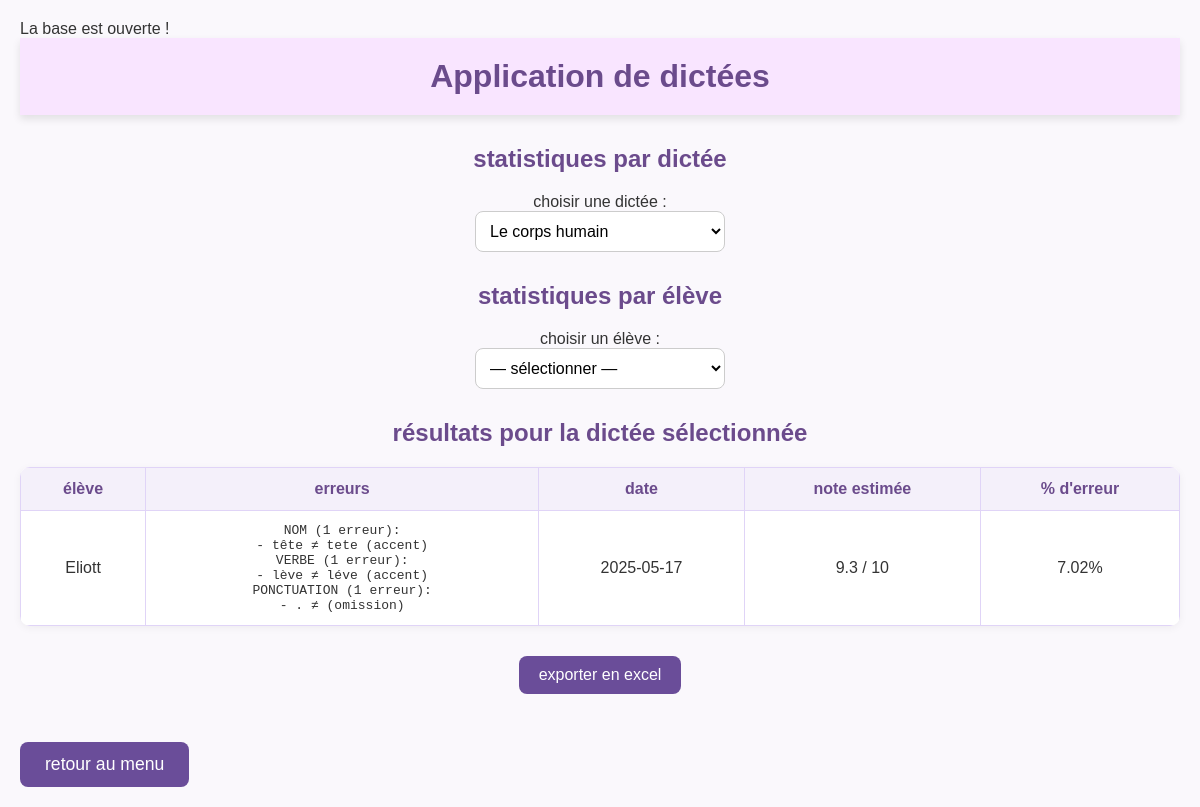
The page /stats.php?id_dictee=84 on the database its author committed.
### tables this page shows
CREATE TABLE `reponses` (
  `id` int(11) NOT NULL,
  `id_dictee` int(11) DEFAULT NULL,
  `id_eleve` int(11) DEFAULT NULL,
  `reponse` text,
  `erreurs` text,
  `date_saisie` datetime DEFAULT NULL
);

CREATE TABLE `eleves` (
  `id` int(11) NOT NULL,
  `nom` varchar(255) DEFAULT NULL,
  `niveau` varchar(10) DEFAULT NULL
);

### stats.php (the view, shortened to what this page needs)
<?php
require 'connexion.php';
function calculer_stats($original, $saisi) {
    $distance = levenshtein($original, $saisi);
    $longueur = max(strlen($original), 1);
    $erreur_pourcentage = round(($distance / $longueur) * 100, 2);
    $note = round(max(0, 10 - ($erreur_pourcentage / 10)), 2);
    return [$erreur_pourcentage, $note];
}
?>
<html lang="fr">
<head>
</head>
<body>
<header>
  <h1>Application de dictées</h1>
</header>
<?php
$dictees = $pdo->query("select id, titre from dictees order by id")->fetchAll(PDO::FETCH_ASSOC);
?>
<h2>statistiques par dictée</h2>
<form method="get">
  <label for="id_dictee">choisir une dictée :</label><br>
  <select name="id_dictee" id="id_dictee" onchange="this.form.submit()">
    <?php foreach($dictees as $d): ?>
      <option value="<?= $d['id'] ?>" <?= (isset($_GET['id_dictee']) && $_GET['id_dictee'] == $d['id']) ? 'selected' : '' ?>>
        <?= htmlspecialchars($d['titre']) ?>
      </option>
    <?php endforeach; ?>
  </select>
</form>
<h2>statistiques par élève</h2>
<form method="get">
  <label for="id_eleve">choisir un élève :</label><br>
  <select name="id_eleve" id="id_eleve" onchange="this.form.submit()">
    <option value="">— sélectionner —</option>
  </select>
</form>
<?php
if (isset($_GET['id_dictee']) && !empty($_GET['id_dictee'])) {
    $did = (int)$_GET['id_dictee'];
    $stmt = $pdo->prepare("select e.nom, r.reponse, r.erreurs, r.date_saisie
                           from reponses r
                           join eleves e on r.id_eleve = e.id
                           where r.id_dictee = ?
                           order by e.nom, r.date_saisie");
    $stmt->execute([$did]);
    $data = $stmt->fetchAll(PDO::FETCH_ASSOC);
    echo "<h2>résultats pour la dictée sélectionnée</h2>";
    if ($data) {
        echo "<table><thead><tr>
                <th>élève</th>
                <th>erreurs</th>
                <th>date</th>
                <th>note estimée</th>
                <th>% d'erreur</th>
              </tr></thead><tbody>";
        foreach ($data as $row) {
            if (!isset($contenu_dictee)) {
                $stmt_texte = $pdo->prepare("select contenu from dictees where id = ?");
                $stmt_texte->execute([$did]);
                $contenu_dictee = $stmt_texte->fetchColumn();
            }
            list($erreur_pourcentage, $note_estimee) = calculer_stats($contenu_dictee, $row['reponse']);
            echo "<tr>
                    <td>".htmlspecialchars($row['nom'])."</td>
                    <td><pre>".htmlspecialchars($row['erreurs'])."</pre></td>
                    <td>".htmlspecialchars(substr($row['date_saisie'], 0, 10))."</td>
                    <td>$note_estimee / 10</td>
                    <td>$erreur_pourcentage%</td>
                  </tr>";
        }
        echo "</tbody></table>";
        echo "<div class='export-btn'>
                <form method='get' action='export_par_dictee.php'>
                  <input type='hidden' name='id_dictee' value='$did'>
                  <button type='submit'>exporter en excel</button>
                </form>
              </div>";
    } else {
        echo "<p>aucune réponse pour cette dictée.</p>";
    }
}
?>
<br><a class="button" href="index.php">retour au menu</a>
</body>
</html>

### stats.php (style rules this page uses)
* { margin: 0; padding: 0; box-sizing: border-box; }
body { font-family: 'arial', sans-serif; background-color: #faf8fc; color: #333; padding: 20px; }
header { background-color: #f9e5ff; padding: 20px; text-align: center; box-shadow: 0px 4px 8px rgba(0, 0, 0, 0.1); margin-bottom: 30px; }
header h1 { font-size: 2em; color: #6b4b8c; }
h2 { text-align: center; color: #6b4b8c; margin-bottom: 20px; }
form { margin-bottom: 30px; text-align: center; }
select { padding: 10px; width: 250px; border-radius: 8px; border: 1px solid #ccc; font-size: 1em; background-color: #ffffff; transition: border-color 0.3s; }
button { margin-top: 10px; padding: 10px 20px; background-color: #6a4d99; color: white; border: none; border-radius: 8px; font-size: 1em; cursor: pointer; transition: background-color 0.3s, transform 0.3s; }
table { width: 100%; border-collapse: collapse; margin-top: 20px; background-color: #ffffff; border-radius: 10px; overflow: hidden; box-shadow: 0px 2px 8px rgba(0, 0, 0, 0.05); }
th, td { border: 1px solid #e0d4f7; padding: 12px; text-align: center; }
th { background-color: #f4f0fa; color: #6b4b8c; }
td pre { white-space: pre-wrap; word-wrap: break-word; }
.export-btn { text-align: center; margin-top: 20px; }
a.button { display: inline-block; background-color: #6a4d99; color: white; text-decoration: none; padding: 12px 25px; border-radius: 8px; font-size: 1.1em; transition: background-color 0.3s, transform 0.3s; }

### rows shown on the page
reponses: id_eleve.nom "Eliott", erreurs "NOM (1 erreur): - tête ≠ tete (accent) VERBE (1 erreur): - lève ≠ léve (accent) PONCTUATION (1 erreur): - . ≠ (omission)", date_saisie "2025-05-17", note_estimee "9.3", erreur_pourcentage "7.02"

### other values the page prints
form field id_dictee "Le corps humain"
